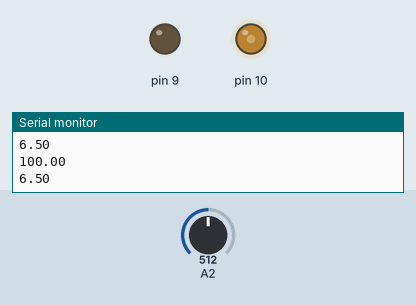
Bench run of a sketch on a simulated Arduino Uno, built with avr-gcc and run on an emulated ATmega328P. Shown: output pins drawn as LEDs (lit = HIGH), the last lines printed to the serial monitor. Inputs (shaded band) come from the test bench; at power-on: A2 = 512.

Above: at 1.2 s.
1.3 s: A2 set to 716
At 2.2 s:
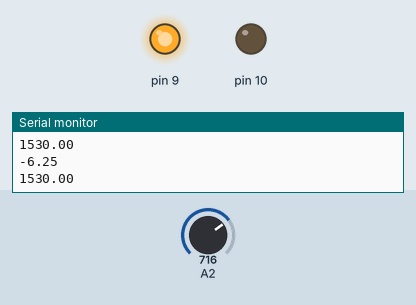
2.8 s: A2 set to 644
4.3 s: A2 set to 631
At 4.9 s:
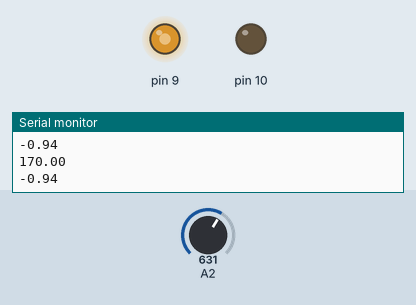
5.8 s: A2 set to 900
At 7.0 s:
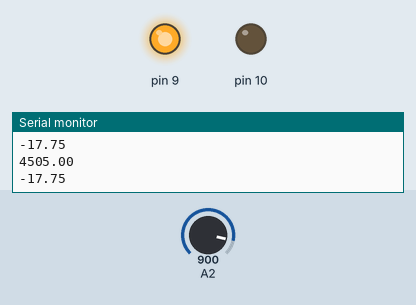
7.3 s: A2 set to 306
At 8.4 s:
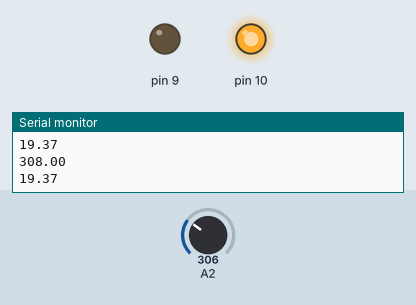
8.8 s: A2 set to 1023
At 9.5 s:
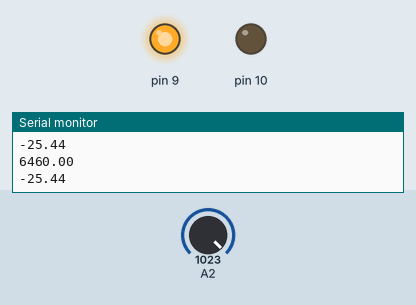
Timing chart, 0 to 11.3 s (numbered marks = the images above; inputs shaded):
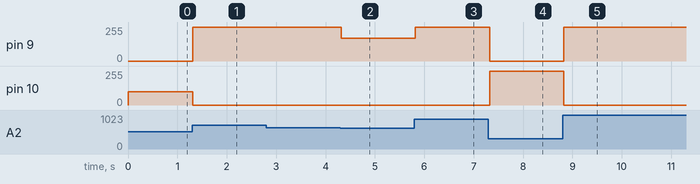

Measured:
- the behaviour switches between 632 and 631 on A2 (found by bisection; images 1 and 2)
- after the input at 1.3 s, pin 9: 0/255 → 255/255 at once; pin 10: 100/255 → 0/255 at once
- after the input at 4.3 s, pin 9: 255/255 → 170/255 at once
- after the input at 5.8 s, pin 9: 170/255 → 255/255 at once
- after the input at 7.3 s, pin 9: 255/255 → 0/255 at once; pin 10: 0/255 → 255/255 at once
- after the input at 8.8 s, pin 9: 0/255 → 255/255 at once; pin 10: 255/255 → 0/255 at once

The sketch:

Linear_Actuator_Prop.ino
```cpp
float dx = 0 ;
float x1 = 16.0 ;
float k = 3 ;
float V = 0;

void setup()
{
Serial.begin(9600);
}
void loop()
{
float x = analogRead(A2);


  x = (x - 360)/16 ;
  dx = x1 - x ;

  Serial.println(dx);
  V = k * dx ;

  if (V <0)
  {
    V= -V;
  V = map(V ,0,(17.2 - x1)*k , 0 , 255);
  analogWrite(9 , V);
  analogWrite(10, 0);
Serial.println(V);
  }
  else if (V > 0)
  {
  V = map(V , 0 ,x1*k , 0 , 255);
  analogWrite(10 , V);
  analogWrite(9,0);
  Serial.println(V);
  }

}
```
